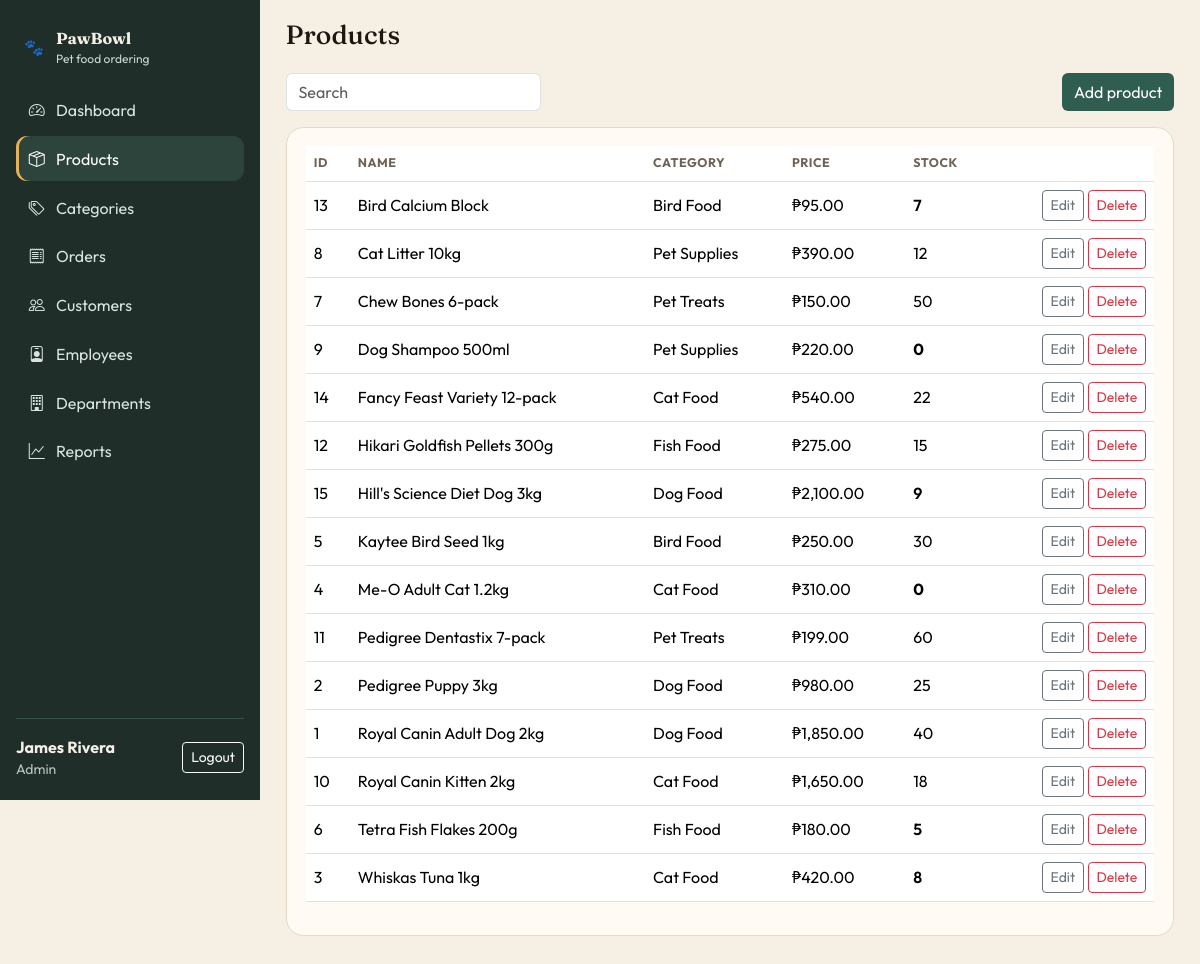
The page /admin/products.php (signed in) on the database its author committed.
### tables this page shows
CREATE TABLE Products (
  ProductID INT AUTO_INCREMENT PRIMARY KEY,
  ProductName VARCHAR(160) NOT NULL,
  CategoryID INT NOT NULL,
  Price DECIMAL(10, 2) NOT NULL,
  Stock INT NOT NULL DEFAULT 0,
  CONSTRAINT fk_prod_cat FOREIGN KEY (CategoryID) REFERENCES Categories(CategoryID),
  CONSTRAINT chk_price CHECK (Price >= 0),
  CONSTRAINT chk_stock CHECK (Stock >= 0)
);

CREATE TABLE Categories (
  CategoryID INT AUTO_INCREMENT PRIMARY KEY,
  CategoryName VARCHAR(80) NOT NULL UNIQUE
);

### config/db.php (called while the page is built, shortened)
<?php
function db(): PDO
{
    static $pdo = null;
    if ($pdo instanceof PDO) {
        return $pdo;
    }
    $dsn = 'mysql:host=' . DB_HOST . ';dbname=' . DB_NAME . ';charset=' . DB_CHARSET;
    $pdo = new PDO($dsn, DB_USER, DB_PASS, [
        PDO::ATTR_ERRMODE => PDO::ERRMODE_EXCEPTION,
        PDO::ATTR_DEFAULT_FETCH_MODE => PDO::FETCH_ASSOC,
        PDO::ATTR_EMULATE_PREPARES => false,
    ]);
    return $pdo;
}

### includes/helpers.php (called while the page is built, shortened)
<?php
require_once __DIR__ . '/../config/db.php';
function h(?string $value): string
{
    return htmlspecialchars((string) $value, ENT_QUOTES, 'UTF-8');
}
function money_php(float|int|string $amount): string
{
    return '₱' . number_format((float) $amount, 2);
}
function fetch_all(string $sql, array $params = []): array
{
    $stmt = db()->prepare($sql);
    $stmt->execute($params);
    return $stmt->fetchAll();
}

### admin/products.php (the view, shortened to what this page needs)
<?php
require_once __DIR__ . '/../includes/layout.php';
$products = fetch_all(
    'SELECT p.*, c.CategoryName FROM Products p
     JOIN Categories c ON c.CategoryID = p.CategoryID
     ORDER BY p.ProductName'
);
?>
<div class="d-flex justify-content-between mb-3">
    <input class="form-control w-auto" placeholder="Search" oninput="filterTable('q','tbl')" id="q">
    <button class="btn btn-pine" data-bs-toggle="modal" data-bs-target="#modalCreate">Add product</button>
</div>
<div class="panel">
    <div class="table-responsive">
        <table class="table align-middle" id="tbl">
            <thead><tr><th>ID</th><th>Name</th><th>Category</th><th>Price</th><th>Stock</th><th></th></tr></thead>
            <tbody>
            <?php foreach ($products as $p): ?>
                <tr>
                    <td><?= (int) $p['ProductID'] ?></td>
                    <td><?= h($p['ProductName']) ?></td>
                    <td><?= h($p['CategoryName']) ?></td>
                    <td><?= money_php((float) $p['Price']) ?></td>
                    <td class="<?= (int) $p['Stock'] === 0 ? 'stock-out' : ((int) $p['Stock'] <= LOW_STOCK_THRESHOLD ? 'stock-low' : '') ?>">
                        <?= (int) $p['Stock'] ?>
                    </td>
                    <td class="text-end">
                        <button class="btn btn-sm btn-outline-secondary" data-bs-toggle="modal" data-bs-target="#edit<?= (int) $p['ProductID'] ?>">Edit</button>
                        <form class="d-inline" method="post" onsubmit="return confirm('Delete this product?')">
                            <button class="btn btn-sm btn-outline-danger">Delete</button>
                        </form>
                    </td>
                </tr>
            <?php endforeach; ?>
            </tbody>
        </table>
    </div>
</div>

### assets/css/style.css (style rules this page uses)
:root { --ink: #1c1712; --paper: #f6efe4; --panel: #fffaf3; --pine: #2f5d50; --pine-dark: #214139; --clay: #c45c26; --gold: #e2b15a; --muted: #6e6256; --line: #e6d9c8; --sidebar: #1f2e28; --danger: #b42318; }
* { box-sizing: border-box; }
body { margin: 0; font-family: 'Outfit', system-ui, sans-serif; color: var(--ink); background: var(--paper); }
.stat-card, .panel { background: var(--panel); border: 1px solid var(--line); border-radius: 1.1rem; padding: 1.1rem 1.2rem; }
.btn-pine { background: var(--pine); color: #fff; border: none; }
.table thead th { font-size: 0.78rem; text-transform: uppercase; letter-spacing: 0.04em; color: var(--muted); }
.stock-low { color: #9a3412; font-weight: 600; }
.stock-out { color: var(--danger); font-weight: 700; }

### rows shown on the page
products: ProductID "13", ProductName "Bird Calcium Block", CategoryID.CategoryName "Bird Food", Price "₱95.00", Stock "7"
products: ProductID "8", ProductName "Cat Litter 10kg", CategoryID.CategoryName "Pet Supplies", Price "₱390.00", Stock "12"
products: ProductID "7", ProductName "Chew Bones 6-pack", CategoryID.CategoryName "Pet Treats", Price "₱150.00", Stock "50"
products: ProductID "9", ProductName "Dog Shampoo 500ml", CategoryID.CategoryName "Pet Supplies", Price "₱220.00", Stock "0"
products: ProductID "14", ProductName "Fancy Feast Variety 12-pack", CategoryID.CategoryName "Cat Food", Price "₱540.00", Stock "22"
products: ProductID "12", ProductName "Hikari Goldfish Pellets 300g", CategoryID.CategoryName "Fish Food", Price "₱275.00", Stock "15"
products: ProductID "15", ProductName "Hill's Science Diet Dog 3kg", CategoryID.CategoryName "Dog Food", Price "₱2,100.00", Stock "9"
products: ProductID "5", ProductName "Kaytee Bird Seed 1kg", CategoryID.CategoryName "Bird Food", Price "₱250.00", Stock "30"
products: ProductID "4", ProductName "Me-O Adult Cat 1.2kg", CategoryID.CategoryName "Cat Food", Price "₱310.00", Stock "0"
products: ProductID "11", ProductName "Pedigree Dentastix 7-pack", CategoryID.CategoryName "Pet Treats", Price "₱199.00", Stock "60"
products: ProductID "2", ProductName "Pedigree Puppy 3kg", CategoryID.CategoryName "Dog Food", Price "₱980.00", Stock "25"
products: ProductID "1", ProductName "Royal Canin Adult Dog 2kg", CategoryID.CategoryName "Dog Food", Price "₱1,850.00", Stock "40"
products: ProductID "10", ProductName "Royal Canin Kitten 2kg", CategoryID.CategoryName "Cat Food", Price "₱1,650.00", Stock "18"
products: ProductID "6", ProductName "Tetra Fish Flakes 200g", CategoryID.CategoryName "Fish Food", Price "₱180.00", Stock "5"
products: ProductID "3", ProductName "Whiskas Tuna 1kg", CategoryID.CategoryName "Cat Food", Price "₱420.00", Stock "8"

### other values the page prints
$label "Dashboard"
$label "Products"
$label "Categories"
$label "Orders"
$label "Customers"
$label "Employees"
$label "Departments"
$label "Reports"
$user['name'] "James Rivera"
$role "Admin"
$title "Products"
